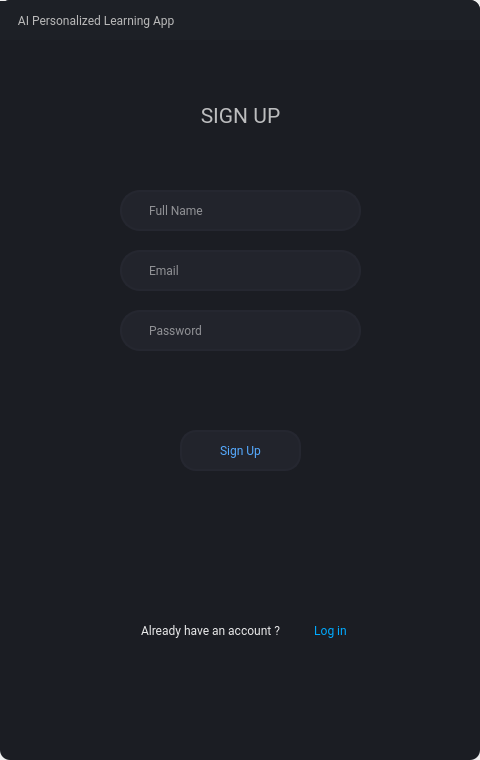
<?xml version="1.0" encoding="UTF-8"?>
<ui version="4.0">
 <class>MainWindow</class>
 <widget class="QMainWindow" name="MainWindow">
  <property name="geometry">
   <rect>
    <x>0</x>
    <y>0</y>
    <width>480</width>
    <height>760</height>
   </rect>
  </property>
  <property name="minimumSize">
   <size>
    <width>480</width>
    <height>760</height>
   </size>
  </property>
  <property name="windowTitle">
   <string>MainWindow</string>
  </property>
  <property name="styleSheet">
   <string notr="true"/>
  </property>
  <widget class="QWidget" name="centralwidget">
   <property name="styleSheet">
    <string notr="true"/>
   </property>
   <layout class="QVBoxLayout" name="verticalLayout">
    <property name="spacing">
     <number>0</number>
    </property>
    <property name="leftMargin">
     <number>0</number>
    </property>
    <property name="topMargin">
     <number>0</number>
    </property>
    <property name="rightMargin">
     <number>0</number>
    </property>
    <property name="bottomMargin">
     <number>0</number>
    </property>
    <item>
     <widget class="QFrame" name="drop_shadow_frame">
      <property name="styleSheet">
       <string notr="true">QFrame{
	border-radius:10px;
}</string>
      </property>
      <property name="frameShape">
       <enum>QFrame::StyledPanel</enum>
      </property>
      <property name="frameShadow">
       <enum>QFrame::Raised</enum>
      </property>
      <layout class="QVBoxLayout" name="verticalLayout_2">
       <property name="spacing">
        <number>0</number>
       </property>
       <property name="leftMargin">
        <number>0</number>
       </property>
       <property name="topMargin">
        <number>0</number>
       </property>
       <property name="rightMargin">
        <number>0</number>
       </property>
       <property name="bottomMargin">
        <number>0</number>
       </property>
       <item>
        <widget class="QFrame" name="frame">
         <property name="minimumSize">
          <size>
           <width>0</width>
           <height>40</height>
          </size>
         </property>
         <property name="maximumSize">
          <size>
           <width>16777215</width>
           <height>40</height>
          </size>
         </property>
         <property name="styleSheet">
          <string notr="true">background-color:rgb(29, 32, 38);
border-bottom-left-radius:0px;
border-bottom-right-radius:0px;</string>
         </property>
         <property name="frameShape">
          <enum>QFrame::StyledPanel</enum>
         </property>
         <property name="frameShadow">
          <enum>QFrame::Raised</enum>
         </property>
         <layout class="QHBoxLayout" name="horizontalLayout">
          <property name="spacing">
           <number>0</number>
          </property>
          <property name="leftMargin">
           <number>0</number>
          </property>
          <property name="topMargin">
           <number>0</number>
          </property>
          <property name="rightMargin">
           <number>0</number>
          </property>
          <property name="bottomMargin">
           <number>0</number>
          </property>
          <item>
           <widget class="QFrame" name="frame_5">
            <property name="frameShape">
             <enum>QFrame::StyledPanel</enum>
            </property>
            <property name="frameShadow">
             <enum>QFrame::Raised</enum>
            </property>
            <layout class="QHBoxLayout" name="horizontalLayout_2">
             <property name="spacing">
              <number>0</number>
             </property>
             <property name="leftMargin">
              <number>0</number>
             </property>
             <property name="topMargin">
              <number>0</number>
             </property>
             <property name="rightMargin">
              <number>0</number>
             </property>
             <property name="bottomMargin">
              <number>0</number>
             </property>
             <item>
              <widget class="QPushButton" name="pushButton">
               <property name="minimumSize">
                <size>
                 <width>0</width>
                 <height>38</height>
                </size>
               </property>
               <property name="maximumSize">
                <size>
                 <width>16777215</width>
                 <height>38</height>
                </size>
               </property>
               <property name="font">
                <font>
                 <family>Roboto</family>
                </font>
               </property>
               <property name="styleSheet">
                <string notr="true">color: rgb(185, 185, 185);
text-align: left;
padding-left:15px;</string>
               </property>
               <property name="text">
                <string> AI Personalized Learning App</string>
               </property>
               <property name="icon">
                <iconset>
                 <normaloff>Reqs/app_icon.png</normaloff>Reqs/app_icon.png</iconset>
               </property>
               <property name="iconSize">
                <size>
                 <width>25</width>
                 <height>25</height>
                </size>
               </property>
              </widget>
             </item>
            </layout>
           </widget>
          </item>
          <item>
           <widget class="QPushButton" name="button_close">
            <property name="minimumSize">
             <size>
              <width>0</width>
              <height>0</height>
             </size>
            </property>
            <property name="maximumSize">
             <size>
              <width>60</width>
              <height>40</height>
             </size>
            </property>
            <property name="styleSheet">
             <string notr="true">QPushButton{
	border:none;
	border-top-right-radius:10px;
}
QPushButton:hover{
	background-color:rgb(232, 0, 116)
}</string>
            </property>
            <property name="text">
             <string/>
            </property>
            <property name="icon">
             <iconset>
              <normaloff>Reqs/close-24 copy.png</normaloff>Reqs/close-24 copy.png</iconset>
            </property>
            <property name="iconSize">
             <size>
              <width>25</width>
              <height>25</height>
             </size>
            </property>
           </widget>
          </item>
         </layout>
        </widget>
       </item>
       <item>
        <widget class="QFrame" name="frame_2">
         <property name="styleSheet">
          <string notr="true">border-top-left-radius:0px;
border-top-right-radius:0px;</string>
         </property>
         <property name="frameShape">
          <enum>QFrame::StyledPanel</enum>
         </property>
         <property name="frameShadow">
          <enum>QFrame::Raised</enum>
         </property>
         <widget class="QStackedWidget" name="stackedWidget">
          <property name="geometry">
           <rect>
            <x>0</x>
            <y>0</y>
            <width>480</width>
            <height>720</height>
           </rect>
          </property>
          <property name="styleSheet">
           <string notr="true"/>
          </property>
          <property name="currentIndex">
           <number>0</number>
          </property>
          <widget class="QWidget" name="signup_page">
           <widget class="QFrame" name="frame_3">
            <property name="geometry">
             <rect>
              <x>0</x>
              <y>0</y>
              <width>480</width>
              <height>720</height>
             </rect>
            </property>
            <property name="styleSheet">
             <string notr="true">background-color:rgb(27, 29, 35)</string>
            </property>
            <property name="frameShape">
             <enum>QFrame::StyledPanel</enum>
            </property>
            <property name="frameShadow">
             <enum>QFrame::Raised</enum>
            </property>
            <widget class="QLabel" name="label">
             <property name="geometry">
              <rect>
               <x>10</x>
               <y>60</y>
               <width>461</width>
               <height>31</height>
              </rect>
             </property>
             <property name="font">
              <font>
               <family>Roboto</family>
               <pointsize>16</pointsize>
              </font>
             </property>
             <property name="styleSheet">
              <string notr="true">color:rgba(255, 255, 255, 180);</string>
             </property>
             <property name="text">
              <string>SIGN UP</string>
             </property>
             <property name="alignment">
              <set>Qt::AlignCenter</set>
             </property>
            </widget>
            <widget class="QLineEdit" name="email_lineEdit">
             <property name="geometry">
              <rect>
               <x>120</x>
               <y>210</y>
               <width>241</width>
               <height>41</height>
              </rect>
             </property>
             <property name="font">
              <font>
               <family>Roboto</family>
              </font>
             </property>
             <property name="styleSheet">
              <string notr="true">QLineEdit{
	border:2px solid rgb(37,39,48);
   	border-radius:20px;
    background-color:rgb(34,36,44);
    color:#FFF;
    padding-left:25px;
    padding-right:25px;
}
QLineEdit:hover{
    border:2px solid rgb(48,50,62);
}
QLineEdit:focus{
	border:2px solid rgb(85,170,255);
}</string>
             </property>
             <property name="text">
              <string/>
             </property>
             <property name="alignment">
              <set>Qt::AlignLeading|Qt::AlignLeft|Qt::AlignVCenter</set>
             </property>
             <property name="placeholderText">
              <string>Email</string>
             </property>
            </widget>
            <widget class="QLineEdit" name="pass_lineEdit">
             <property name="geometry">
              <rect>
               <x>120</x>
               <y>270</y>
               <width>241</width>
               <height>41</height>
              </rect>
             </property>
             <property name="font">
              <font>
               <family>Roboto</family>
              </font>
             </property>
             <property name="styleSheet">
              <string notr="true">QLineEdit{
	border:2px solid rgb(37,39,48);
   	border-radius:20px;
    background-color:rgb(34,36,44);
    color:#FFF;
    padding-left:25px;
    padding-right:25px;
}
QLineEdit:hover{
    border:2px solid rgb(48,50,62);
}
QLineEdit:focus{
	border:2px solid rgb(85,170,255);
}</string>
             </property>
             <property name="text">
              <string/>
             </property>
             <property name="alignment">
              <set>Qt::AlignLeading|Qt::AlignLeft|Qt::AlignVCenter</set>
             </property>
             <property name="placeholderText">
              <string>Password</string>
             </property>
            </widget>
            <widget class="QPushButton" name="signup_button">
             <property name="geometry">
              <rect>
               <x>180</x>
               <y>390</y>
               <width>121</width>
               <height>41</height>
              </rect>
             </property>
             <property name="font">
              <font>
               <family>Roboto</family>
               <pointsize>9</pointsize>
              </font>
             </property>
             <property name="cursor">
              <cursorShape>PointingHandCursor</cursorShape>
             </property>
             <property name="styleSheet">
              <string notr="true">QPushButton{
      border-radius:16px;
      border:2px solid rgb(37,39,48);
      background-color:rgb(34,36,44);
      color:rgb(85,170,255);
      font-size:9pt;
}
QPushButton:hover{
      border:2px solid rgb(114, 254, 120);
}</string>
             </property>
             <property name="text">
              <string>Sign Up</string>
             </property>
            </widget>
            <widget class="QLabel" name="label_2">
             <property name="geometry">
              <rect>
               <x>120</x>
               <y>580</y>
               <width>181</width>
               <height>20</height>
              </rect>
             </property>
             <property name="font">
              <font>
               <family>Roboto</family>
               <pointsize>9</pointsize>
              </font>
             </property>
             <property name="styleSheet">
              <string notr="true">color:rgba(255, 255, 255, 230);</string>
             </property>
             <property name="text">
              <string>Already have an account ?</string>
             </property>
             <property name="alignment">
              <set>Qt::AlignCenter</set>
             </property>
            </widget>
            <widget class="QPushButton" name="login_page_button">
             <property name="geometry">
              <rect>
               <x>300</x>
               <y>580</y>
               <width>61</width>
               <height>20</height>
              </rect>
             </property>
             <property name="font">
              <font>
               <family>Roboto</family>
               <pointsize>9</pointsize>
              </font>
             </property>
             <property name="styleSheet">
              <string notr="true">QPushButton{
	color: rgb(0, 170, 255);
	border:none;
	background:none;
}</string>
             </property>
             <property name="text">
              <string>Log in</string>
             </property>
            </widget>
            <widget class="QLabel" name="info_label">
             <property name="geometry">
              <rect>
               <x>90</x>
               <y>320</y>
               <width>301</width>
               <height>41</height>
              </rect>
             </property>
             <property name="font">
              <font>
               <family>Roboto Medium</family>
               <pointsize>8</pointsize>
              </font>
             </property>
             <property name="styleSheet">
              <string notr="true">color:rgb(255, 0, 0);</string>
             </property>
             <property name="text">
              <string/>
             </property>
             <property name="alignment">
              <set>Qt::AlignLeading|Qt::AlignLeft|Qt::AlignVCenter</set>
             </property>
             <property name="wordWrap">
              <bool>true</bool>
             </property>
            </widget>
            <widget class="QLineEdit" name="name_lineEdit">
             <property name="geometry">
              <rect>
               <x>120</x>
               <y>150</y>
               <width>241</width>
               <height>41</height>
              </rect>
             </property>
             <property name="font">
              <font>
               <family>Roboto</family>
              </font>
             </property>
             <property name="styleSheet">
              <string notr="true">QLineEdit{
	border:2px solid rgb(37,39,48);
   	border-radius:20px;
    background-color:rgb(34,36,44);
    color:#FFF;
    padding-left:25px;
    padding-right:25px;
}
QLineEdit:hover{
    border:2px solid rgb(48,50,62);
}
QLineEdit:focus{
	border:2px solid rgb(85,170,255);
}</string>
             </property>
             <property name="text">
              <string/>
             </property>
             <property name="alignment">
              <set>Qt::AlignLeading|Qt::AlignLeft|Qt::AlignVCenter</set>
             </property>
             <property name="placeholderText">
              <string>Full Name</string>
             </property>
            </widget>
           </widget>
          </widget>
          <widget class="QWidget" name="login_page">
           <widget class="QFrame" name="frame_4">
            <property name="geometry">
             <rect>
              <x>0</x>
              <y>0</y>
              <width>480</width>
              <height>720</height>
             </rect>
            </property>
            <property name="styleSheet">
             <string notr="true">background-color:rgb(27, 29, 35)</string>
            </property>
            <property name="frameShape">
             <enum>QFrame::StyledPanel</enum>
            </property>
            <property name="frameShadow">
             <enum>QFrame::Raised</enum>
            </property>
            <widget class="QLabel" name="label_3">
             <property name="geometry">
              <rect>
               <x>10</x>
               <y>60</y>
               <width>461</width>
               <height>31</height>
              </rect>
             </property>
             <property name="font">
              <font>
               <family>Roboto</family>
               <pointsize>16</pointsize>
              </font>
             </property>
             <property name="styleSheet">
              <string notr="true">color:rgba(255, 255, 255, 180);</string>
             </property>
             <property name="text">
              <string>Log In</string>
             </property>
             <property name="alignment">
              <set>Qt::AlignCenter</set>
             </property>
            </widget>
            <widget class="QLineEdit" name="uid_lineEdit_2">
             <property name="geometry">
              <rect>
               <x>120</x>
               <y>190</y>
               <width>241</width>
               <height>41</height>
              </rect>
             </property>
             <property name="font">
              <font>
               <family>Roboto</family>
              </font>
             </property>
             <property name="styleSheet">
              <string notr="true">QLineEdit{
	border:2px solid rgb(37,39,48);
   	border-radius:20px;
    background-color:rgb(34,36,44);
    color:#FFF;
    padding-left:25px;
    padding-right:25px;
}
QLineEdit:hover{
    border:2px solid rgb(48,50,62);
}
QLineEdit:focus{
	border:2px solid rgb(85,170,255);
}</string>
             </property>
             <property name="text">
              <string/>
             </property>
             <property name="alignment">
              <set>Qt::AlignLeading|Qt::AlignLeft|Qt::AlignVCenter</set>
             </property>
             <property name="placeholderText">
              <string>Username</string>
             </property>
            </widget>
            <widget class="QLineEdit" name="pass_lineEdit_2">
             <property name="geometry">
              <rect>
               <x>120</x>
               <y>250</y>
               <width>241</width>
               <height>41</height>
              </rect>
             </property>
             <property name="font">
              <font>
               <family>Roboto</family>
              </font>
             </property>
             <property name="styleSheet">
              <string notr="true">QLineEdit{
	border:2px solid rgb(37,39,48);
   	border-radius:20px;
    background-color:rgb(34,36,44);
    color:#FFF;
    padding-left:25px;
    padding-right:25px;
}
QLineEdit:hover{
    border:2px solid rgb(48,50,62);
}
QLineEdit:focus{
	border:2px solid rgb(85,170,255);
}</string>
             </property>
             <property name="text">
              <string/>
             </property>
             <property name="alignment">
              <set>Qt::AlignLeading|Qt::AlignLeft|Qt::AlignVCenter</set>
             </property>
             <property name="placeholderText">
              <string>Password</string>
             </property>
            </widget>
            <widget class="QPushButton" name="login_button">
             <property name="geometry">
              <rect>
               <x>180</x>
               <y>390</y>
               <width>121</width>
               <height>41</height>
              </rect>
             </property>
             <property name="font">
              <font>
               <family>Roboto</family>
               <pointsize>9</pointsize>
              </font>
             </property>
             <property name="cursor">
              <cursorShape>PointingHandCursor</cursorShape>
             </property>
             <property name="styleSheet">
              <string notr="true">QPushButton{
      border-radius:16px;
      border:2px solid rgb(37,39,48);
      background-color:rgb(34,36,44);
      color:rgb(85,170,255);
      font-size:9pt;
}
QPushButton:hover{
      /*border:2px solid rgb(114, 254, 120); */
	border: 2px solid rgb(231, 0, 116);
}</string>
             </property>
             <property name="text">
              <string>Log In</string>
             </property>
            </widget>
            <widget class="QLabel" name="label_4">
             <property name="geometry">
              <rect>
               <x>120</x>
               <y>580</y>
               <width>171</width>
               <height>20</height>
              </rect>
             </property>
             <property name="font">
              <font>
               <family>Roboto</family>
               <pointsize>9</pointsize>
              </font>
             </property>
             <property name="styleSheet">
              <string notr="true">color:rgba(255, 255, 255, 230);</string>
             </property>
             <property name="text">
              <string>Don't have an account ?</string>
             </property>
             <property name="alignment">
              <set>Qt::AlignCenter</set>
             </property>
            </widget>
            <widget class="QPushButton" name="signup_page_button">
             <property name="geometry">
              <rect>
               <x>290</x>
               <y>580</y>
               <width>61</width>
               <height>20</height>
              </rect>
             </property>
             <property name="font">
              <font>
               <family>Roboto</family>
               <pointsize>9</pointsize>
              </font>
             </property>
             <property name="styleSheet">
              <string notr="true">QPushButton{
	color: rgb(0, 170, 255);
	border:none;
	background:none;
}</string>
             </property>
             <property name="text">
              <string>Sign Up</string>
             </property>
            </widget>
            <widget class="QLabel" name="info_label2">
             <property name="geometry">
              <rect>
               <x>120</x>
               <y>300</y>
               <width>301</width>
               <height>31</height>
              </rect>
             </property>
             <property name="font">
              <font>
               <family>Roboto Medium</family>
               <pointsize>8</pointsize>
              </font>
             </property>
             <property name="styleSheet">
              <string notr="true">color:rgb(255, 0, 0);</string>
             </property>
             <property name="text">
              <string/>
             </property>
             <property name="alignment">
              <set>Qt::AlignLeading|Qt::AlignLeft|Qt::AlignVCenter</set>
             </property>
            </widget>
           </widget>
          </widget>
         </widget>
        </widget>
       </item>
      </layout>
     </widget>
    </item>
   </layout>
  </widget>
 </widget>
 <resources/>
 <connections/>
</ui>
